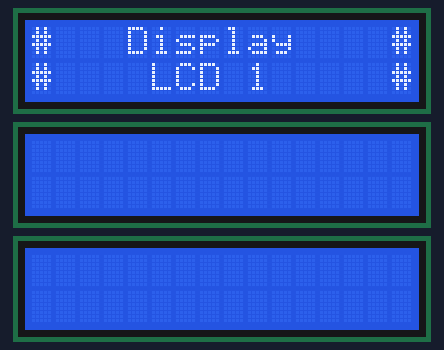
Simulated run of this sketch. Board: Arduino Uno, built with avr-gcc and run on an emulated ATmega328P. On the bench: 3 × 16×2 character LCD.

Above: at 0.3 s.
At 1.3 s:
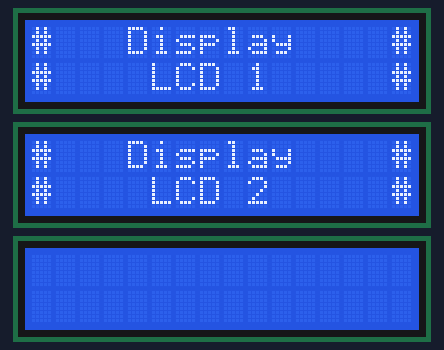
At 2.3 s:
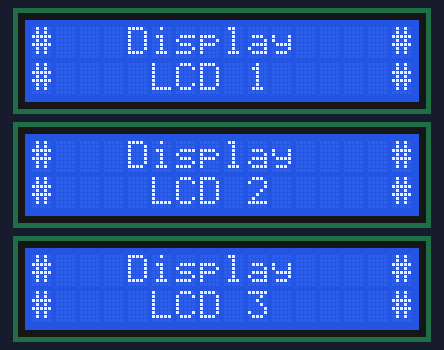
At 4.51 s:
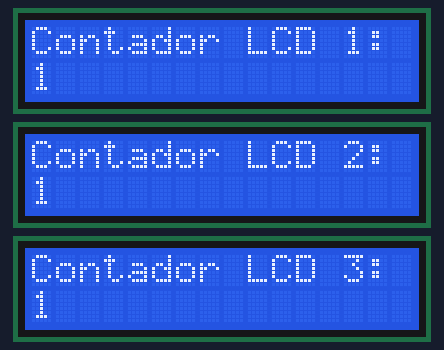
At 21.89 s:
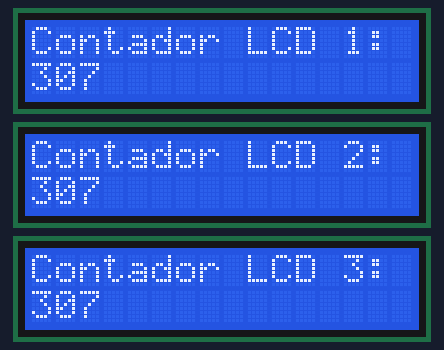
At 39.57 s:
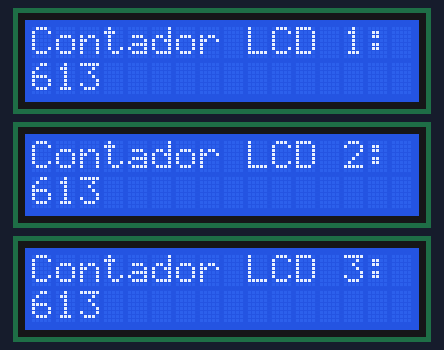

The sketch:

Prog19_1s2024.ino
```cpp
/*
   Código demonstrativo para a aula de Sistemas Embarcados,
   Curso de Ciência da Computação e Engenharia da Computação
   EEP.
*/

#include <LiquidCrystal_I2C.h>

LiquidCrystal_I2C lcd1(0x20,16,2);
LiquidCrystal_I2C lcd2(0x21,16,2);
LiquidCrystal_I2C lcd3(0x22,16,2);

int contador1 = 0, contador2 = 0, contador3 = 0;

void setup() {

   lcd1.init();
   lcd2.init();
   lcd3.init();

   lcd1.clear();
   lcd2.clear();
   lcd3.clear();

   lcd1.setBacklight(1);
   lcd2.setBacklight(1);
   lcd3.setBacklight(1);

   lcd1.setCursor(0,0);
   lcd1.print("#   Display    #");
   lcd1.setCursor(0,1);
   lcd1.print("#    LCD 1     #");

   delay(1000);

   lcd2.setCursor(0,0);
   lcd2.print("#   Display    #");
   lcd2.setCursor(0,1);
   lcd2.print("#    LCD 2     #");

   delay(1000);

   lcd3.setCursor(0,0);
   lcd3.print("#   Display    #");
   lcd3.setCursor(0,1);
   lcd3.print("#    LCD 3     #");

   delay(2000);

   lcd1.clear();
   lcd2.clear();
   lcd3.clear();

}

void loop() {

   contador1 = contador1 + 1;
   contador2 = contador2 + 1;
   contador3 = contador3 + 1;

   lcd1.setCursor(0,0);
   lcd1.print("Contador LCD 1: ");
   lcd1.setCursor(0,1);
   lcd1.print(contador1);

   lcd2.setCursor(0,0);
   lcd2.print("Contador LCD 2: ");
   lcd2.setCursor(0,1);
   lcd2.print(contador2);

   lcd3.setCursor(0,0);
   lcd3.print("Contador LCD 3: ");
   lcd3.setCursor(0,1);
   lcd3.print(contador3);

}
```

Measured:
- what the display in image 1 shows lasts 1.0 s, from 1.3 s to 2.3 s
- what the display in image 2 shows lasts 2.1 s, from 2.3 s to 4.4 s
